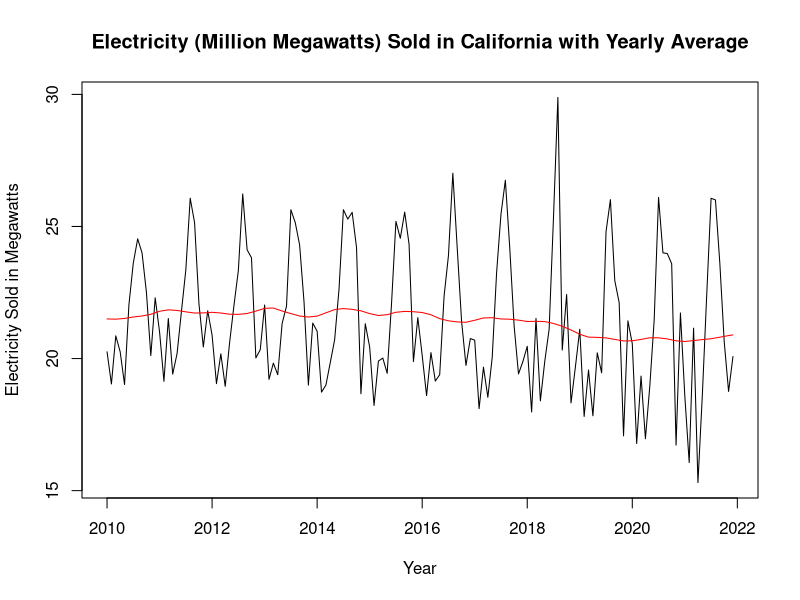
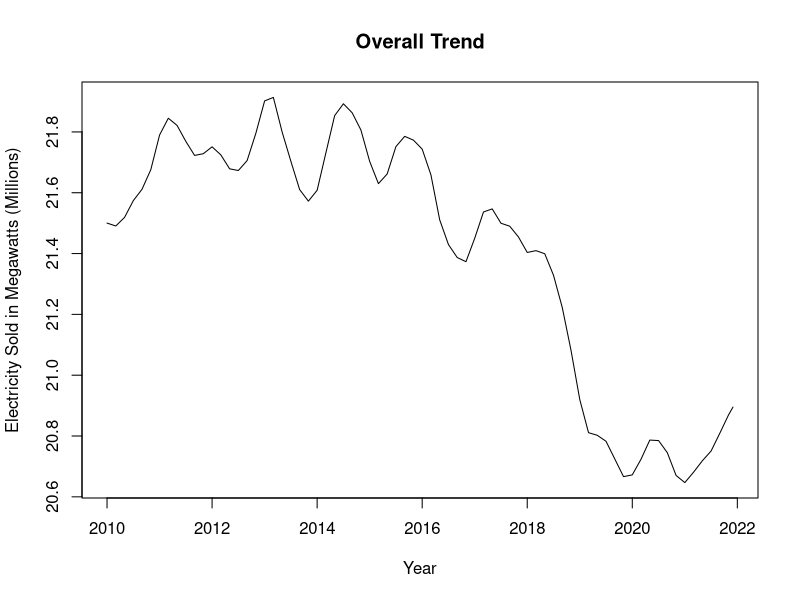
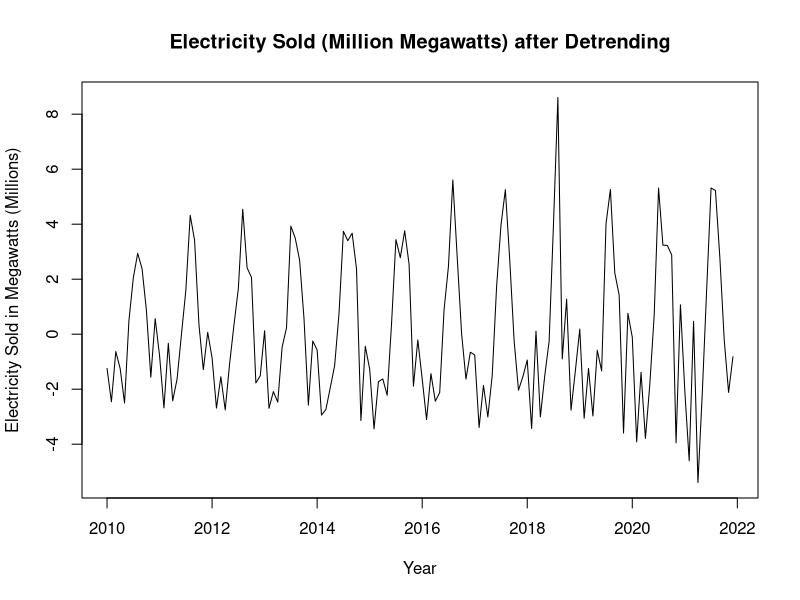
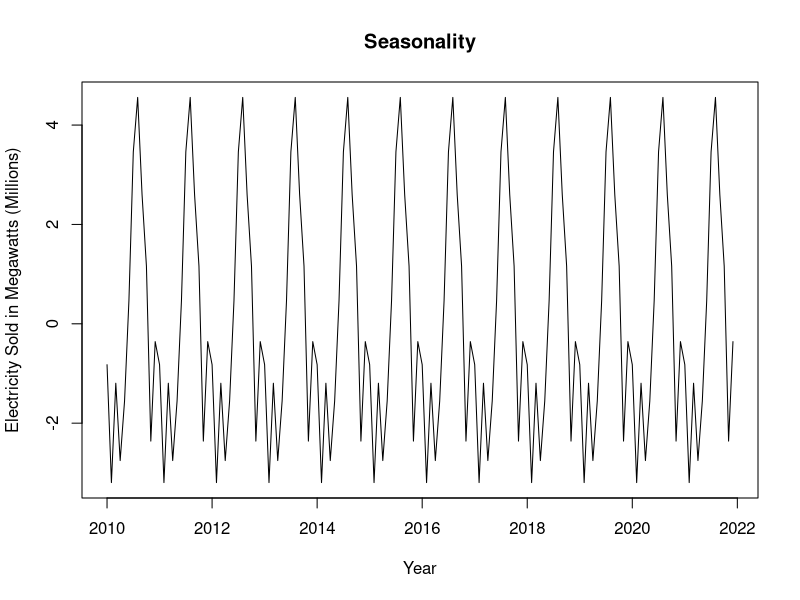
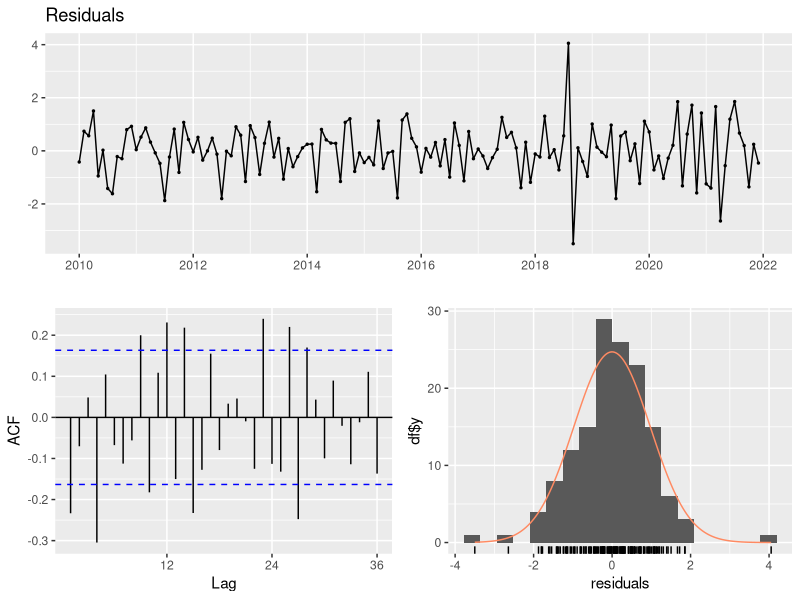
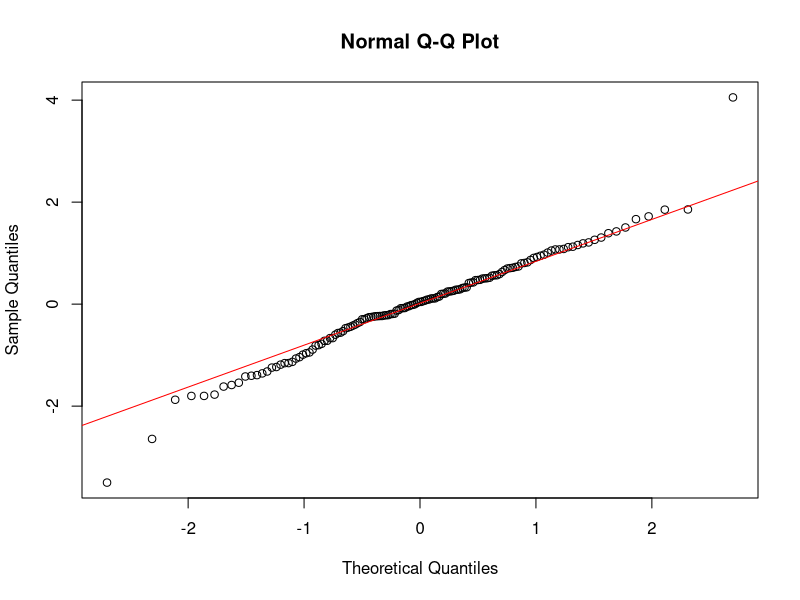
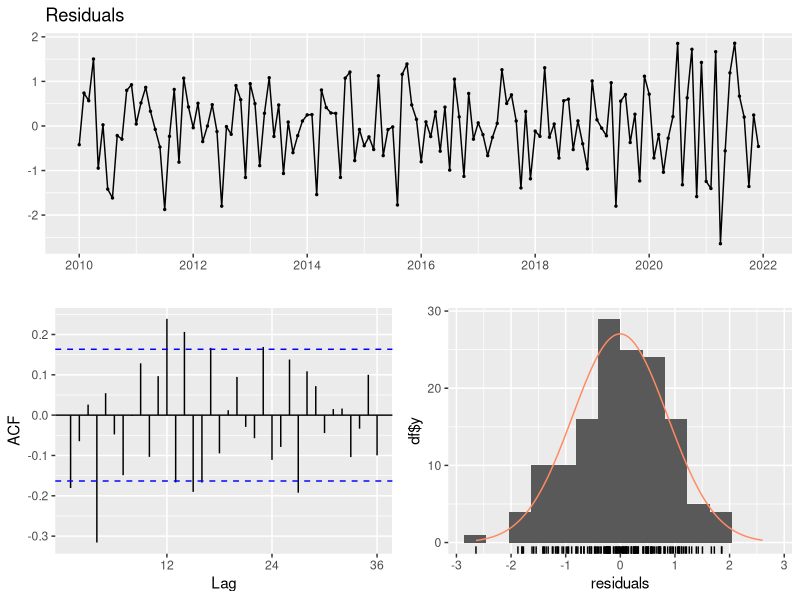
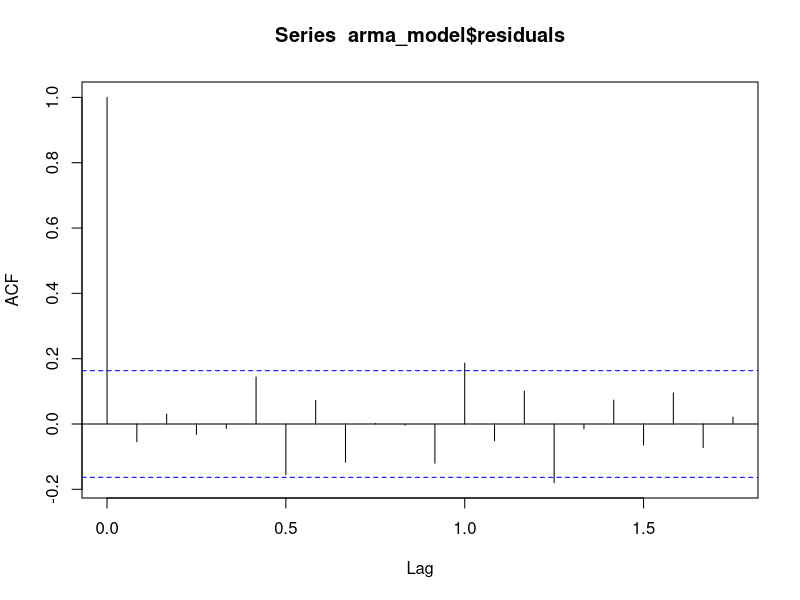

Generate these figures, in order, with R:
## ---- chunk 1
knitr::opts_chunk$set(echo = TRUE)
path <- "/Users/alisonwong/git/electricity-time-series"
knitr::opts_knit$set(root.dir = path)
setwd(path)
## ---- chunk 2
# Load Packages 
library(tidyverse)
library(forecast)
library(lmtest)
library(tseries)
## ---- chunk 3
# Read data 
energy <- read.csv("energy-ca.csv")

# Subset data to select columns we need: Year, Month, State, Megawatts (sold)
energy_df <- subset(energy, select = c("X", "X.1", "X.2", "X.16"))
energy_df <- energy_df[-c(1,2),] # remove first two rows (unnecessary as these rows were the result of a small issue when importing the file)

# Add column names
colnames(energy_df) <- c("Year", "Month", "State", "Megawatts")
table(grepl("CA", energy_df$State)) # check the amount of times in which "CA" appears in the "X.2" column which corresponds to the respective state

# Subset data to select California 
energy_df <- energy_df[energy_df$State == "CA",]

# Get rid of empty rows
row.names(energy_df) <- NULL

# Check the amount of times in which the State column equals "CA". Since this number, 158, matches with the earlier number, we have support to say no important data was lost
table(grepl("CA", energy_df$State))
## ---- chunk 4
# Change to integers
energy_df$Year <- as.integer(energy_df$Year)
energy_df$Month <- as.integer(energy_df$Month)
energy_df$Megawatts <- as.integer(gsub(",", "", energy_df$Megawatts))

# Arrange energy_df in ascending order of time
energy_df <- energy_df %>%
  arrange(Year, Month)
## ---- chunk 5
# Remove the 2022 and 2023 year as only Jan and Feb data is present
energy2022 <- energy_df[133:158,]
energy_df1 <- energy_df[energy_df$Year != 2023 & energy_df$Year != 2022,] 

# Time series object
energy_ts <- ts(energy_df1[,4], start= 2010, frequency = 12)
energy2022 <- ts(energy2022[,4], start= 2021, frequency = 12)

# Divide data by a million to standardize units in a more perceivable way 
energy_ts <- energy_ts/(10^6)
energy2022 <- energy2022/(10^6)
## ---- chunk 6
# Get overall trend by moving average window of 12 XXXXXXCHANGE
# Seasonal and Trend decomposition using Loess (locally weighted regression and scatter plot smoothing)
model <- stl(energy_ts, s.window = "periodic")

# Get m_t
m_t <- model$time.series[, "trend"]

# Plot time series data with yearly average
ts.plot(energy_ts,
        xlab = "Year",
        ylab = "Electricity Sold in Megawatts",
        main = "Electricity (Million Megawatts) Sold in California with Yearly Average")
lines(m_t, col = "red")
## ---- chunk 7
# Overall trend
ts.plot(m_t,
        xlab = "Year",
        ylab = "Electricity Sold in Megawatts (Millions)",
        main = "Overall Trend")

# Detrend only
detrend <- energy_ts - m_t
## ---- chunk 8
# Plot new time series that clearly exposes seasonality
ts.plot(detrend,
        xlab = "Year",
        ylab = "Electricity Sold in Megawatts (Millions)",
        main = "Electricity Sold (Million Megawatts) after Detrending")

# Get seasonality
s_t <- model$time.series[, "seasonal"]
ts.plot(s_t, xlab = "Year", ylab = "Electricity Sold in Megawatts (Millions)", main = "Seasonality")
## ---- chunk 9
# Extract residuals
z_t <- energy_ts - m_t - s_t

# Plot time series, ACF, histogram, QQ-plot of white noise
checkresiduals(z_t)
qqnorm(z_t)
qqline(z_t, col = "red")
## ---- chunk 10
# Jan 2010 - Jul 2018
df1 <- energy_df1[1:103,]
df1_ts <- ts(df1[,4], start= 2010, frequency = 12)
df1_ts <- df1_ts/(10^6)

# Oct 2018 - Dec 2022
df2 <- energy_df1[106:144,]
df2_ts <- ts(rev(df2[,4]), start= c(2018, 10), frequency = 12) # reversed order - have to reverse back 
df2_ts <- df2_ts/(10^6)

# Decompose both ts
decom_df1 <- stl(df1_ts, s.window = "periodic")
decom_df2 <- stl(df2_ts, s.window = "periodic")
## ---- chunk 11
find_arima <- function(X, p_values, d_values, q_values) {
  
  aic_matrix <- matrix(NA, nrow = length(p_values), ncol = length(q_values))
  
  # Loop over all combinations of p, d, and q values
  for (i in 1:length(p_values)) {
    for (j in 1:length(d_values)) {
      for (k in 1:length(q_values)) {
        
        # Try fitting the ARMA model with current p, d, q values
        tryCatch({
          arma_model <- arima(X, order = c(p_values[i], d_values[j], q_values[k]))
          # Calculate the AIC value for the current model
          aic <- AIC(arma_model)
          # Store the AIC value in the matrix
          aic_matrix[i, k] <- aic
        }, error = function(e) {
          # If an error occurs, assign -1 to the matrix element
          aic_matrix[i, k] <- -1
        })
        
      }
    }
  }
  
  print(aic_matrix)
  
  # Find the indices of the minimum AIC value in the matrix
  min_indices <- which(aic_matrix == min(aic_matrix), arr.ind = TRUE)
  # Extract the corresponding p, d, q values with the minimum AIC
  best_p <- p_values[min_indices[, 1]]
  best_d <- d_values[min_indices[, 2]]
  best_q <- q_values[min_indices[, 2]]
  
  # Print the best p, d, q values
  cat("Best p:", best_p, "\n")
  cat("Best d:", best_d, "\n")
  cat("Best q:", best_q, "\n")
  cat("AIC:", min(aic_matrix, na.rm = TRUE), "\n")
}


# Define the range of values to consider for p, d, and q
p_values <- 0:6
d_values <- 0
q_values <- 0:6
## ---- chunk 12
find_arima(decom_df1$time.series[, "remainder"], p_values, d_values, q_values)
find_arima(decom_df2$time.series[, "remainder"], p_values, d_values, q_values)
arma1 <- arima(decom_df1$time.series[, "remainder"], order = c(4, 0, 5))
arma2 <- arima(decom_df2$time.series[, "remainder"], order = c(6, 0, 3))
## ---- chunk 13
# Forecast the residuals w/ ARMA(5,6)
forecast_zt <- predict(arma1, n.ahead = 2)$pred

# Backcast the residuals w/ ARMA(5,6)
backcast_zt <- rev(predict(arma2, n.ahead = 2)$pred) # reverse to get Aug & Sept 2018 values

# Average
avg_zt <- (forecast_zt + backcast_zt)/2
avg_zt 
## ---- chunk 14
# Indices and values to replace
indices <- c(104, 105)
new_values <- c(avg_zt)
z_t[indices] <- new_values
## ---- chunk 15
checkresiduals(z_t)

# Augmented Dickey–Fuller test for stationarity
adf.test(z_t[7:127]) # since we used the two-sided MA, the first 6 and last 6 points are NA
## ---- chunk 16
find_arima(z_t, p_values, d_values, q_values)

# Fit an ARMA model to the residuals
arma_model <- arima(z_t, order = c(4, 0, 4))
arma_model
## ---- chunk 17
# White Noise
acf(arma_model$residuals, na.action = na.pass)
pacf(arma_model$residuals, na.action = na.pass)

# Normality
qqnorm(arma_model$residuals) # Heavy tail
qqline(arma_model$residuals, col = "red")
## ---- chunk 18
Box.test(arma_model$residuals, type = "Ljung-Box")
## ---- chunk 19
coeftest(arma_model)
## ---- chunk 20
# Forecasting next year
xt_hat22 <- predict(arma_model, n.ahead = 12)

# Plot the time series with the 2022 forecast and 95% prediction intervals
plot(z_t, xlim = c(2010, 2023),
     main = "Time series white noise predictions from 2022 to 2023")
points(xt_hat22$pred, type = "l", col = 2, lwd = 2)
points(xt_hat22$pred - 2*xt_hat22$se, type = "l", col = "blue", lty = 2, lwd = 0.2)
points(xt_hat22$pred + 2*xt_hat22$se, type = "l", col = "blue", lty = 2, lwd = 0.2)
legend("topleft", lty=1, bty = "n", col=c("red","black"), c("predicted values","actual values"))
## ---- chunk 21
# Get true Xt's in 2022
model2022 <- stl(energy2022, s.window = "periodic")
xt_22 <- model2022$time.series[, "remainder"]

# Get prediction error of Xt's in 2022
pred_error <- sum(xt_22 - xt_hat22$pred)^2/var(xt_22)
pred_error
var(xt_hat22$pred)
## ---- chunk 22
# To predict Yt, we have to first fit a polynomial to the trend to be able to predict the trend for the next year
t <- 1:length(m_t)
t2 <- t^2
t3 <- t^3
t4 <- t^4

# Fit model
trend_model <- lm(m_t ~ t + t2 + t3 + t4)
summary(trend_model)
g <- ts(predict(trend_model), start = 2010, frequency = 12)

# Plot 4th degree polynomial on the trend line
plot(m_t)
points(g, type = "l", lwd = 1, col = 2)

# Predict the trend for the 2022 year by fitting the next 12 data points to the model
x <- 145:156
m2022 <- 21.63 + 0.0004515*(x^2) - 0.000007607*(x^3) + 0.00000003032*(x^4)
## ---- chunk 23
# Add the decomposed portion back for 2022
Yt <- xt_hat22$pred + s_t[1:12] + m2022

# Plot
plot(energy_ts, xlim = c(2010, 2023),
     main = "Time series predictions from 2022 to 2026")
points(energy2022, type = "l", lwd = 1)
points(Yt, type = "l", col = 2, lwd = 2)
legend("topleft", lty=1, bty = "n", col=c("red","black"), c("predicted values","actual values"))
## ---- chunk 24
pred_error <- sum(energy2022 - Yt)^2/var(energy2022[13:24])
pred_error
var(Yt)
